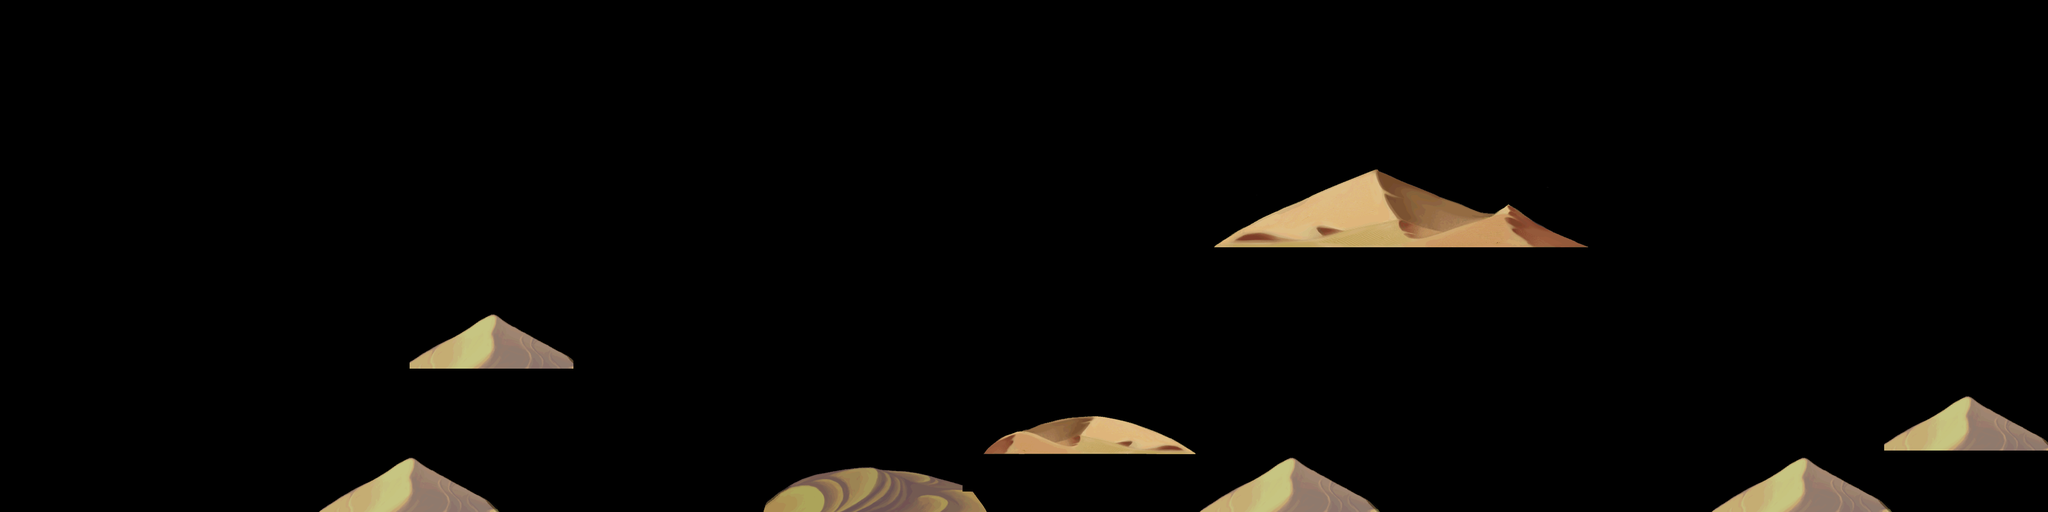

A 2D game scene composited from a Tiled map and its tileset images. What follows is a short description and the map's XML, with each tile layer's data collapsed to a summary:
An orthogonal 100x25 tile map with 40x40 px tiles, 2 tile layers (land1, land2).

<map version="1.0" orientation="orthogonal" width="100" height="25" tilewidth="40" tileheight="40">
 <tileset firstgid="1" name="d-jinjing" tilewidth="40" tileheight="40">
  <image source="d-jinjing.png" width="1145" height="916" />
 </tileset>
 <layer name="land1" width="100" height="25">
  <data>[2500 cells, 238 non-empty, 174 distinct tile ids]</data>
 </layer>
 <layer name="land2" width="100" height="25">
  <data>[2500 cells, 208 non-empty, 164 distinct tile ids]</data>
 </layer>
</map>
